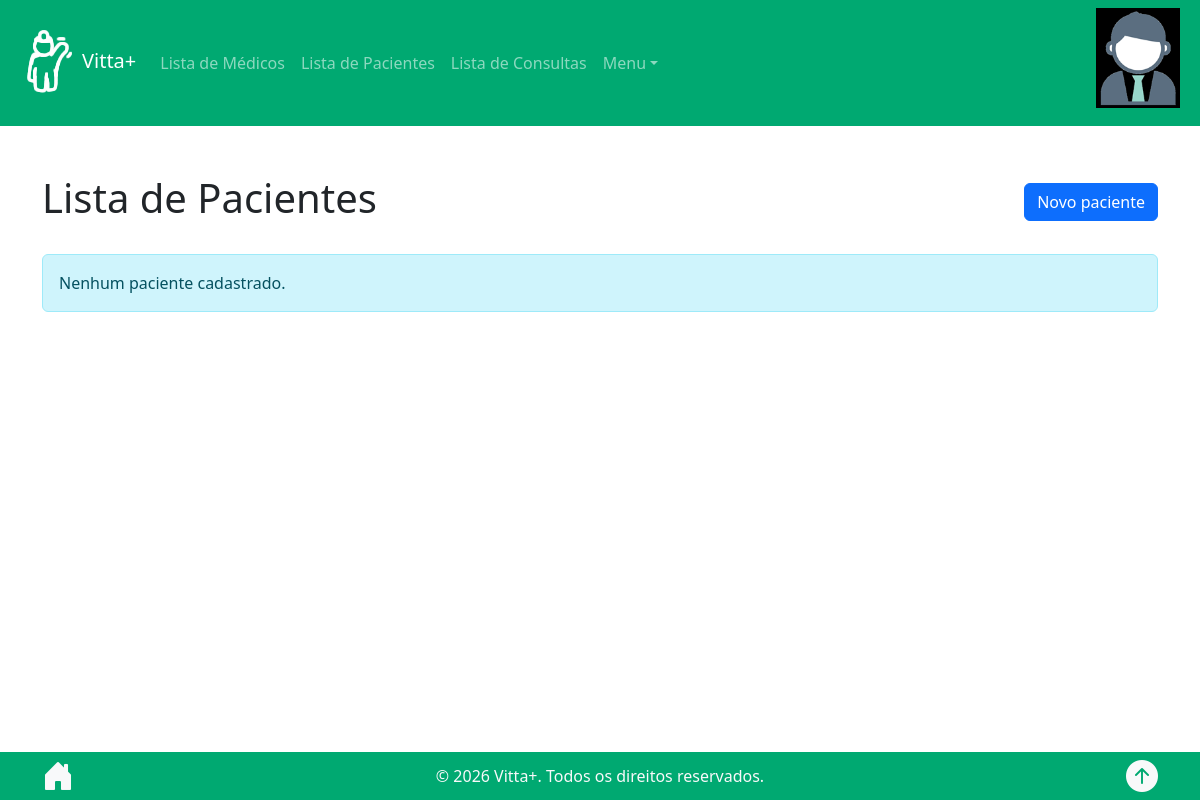
The app's page /patients_list/ (signed in), older data.
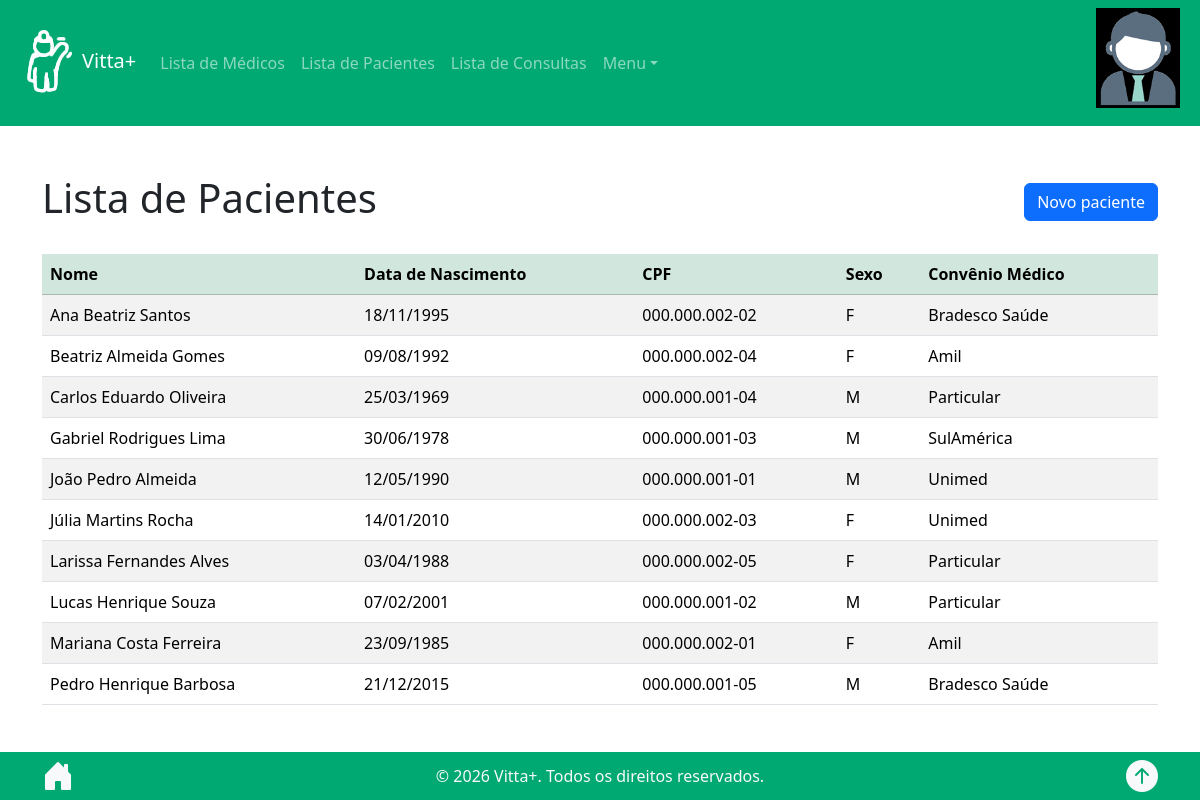
The same page, newer data.
### consulta/models.py (models this page shows, shortened)
class Patient(models.Model):
    name = models.CharField(max_length=100, verbose_name="Nome")
    birth_date = models.DateField(verbose_name="Data de Nascimento")
    CPF = models.CharField(max_length=14, unique=True, verbose_name="CPF")
    gender = models.CharField(max_length=10, choices=[("M", "Masculino"), ("F", "Feminino")], verbose_name="Gênero")
    health_insurance = models.CharField(max_length=100, blank=True)
    class Meta:
        ordering = ["name"]

### consulta/views.py (the view)
# urls.py: path('patients_list/', views.patients_list, name='patients_list'),
@login_required
def patients_list(request):
    patients = Patient.objects.all()
    return render(request, 'patients_list.html', {'patients': patients})

### consulta/templatetags/format_filters.py (called while the page is built)
@register.filter
def format_cpf(value):
    value = str(value).replace(".", "").replace("-", "").strip()
    if len(value) != 11:
        return value
    return f"{value[:3]}.{value[3:6]}.{value[6:9]}-{value[9:]}"

### consulta/templates/patients_list.html
{% extends 'base.html' %}
{% load static %}
{% load format_filters %}
{% block content %}
<div class="container mt-5">
    <div class="d-flex justify-content-between align-items-center mb-4">
        <h1>Lista de Pacientes</h1>
        <a href="{% url 'patients_add' %}" class="btn btn-primary">Novo paciente</a>
    </div>
    {% if patients %}
        <div class="table-responsive">
            <table class="table table-striped table-hover align-middle">
                <thead class="table-success">
                    <tr>
                        <th>Nome</th>
                        <th>Data de Nascimento</th>
                        <th>CPF</th>
                        <th>Sexo</th>
                        <th>Convênio Médico</th>
                    </tr>
                </thead>
                <tbody>
                    {% for patient in patients %}
                        <tr>
                            <td>{{ patient.name }}</td>
                            <td>
                                {{ patient.birth_date|date:"d/m/Y" }}
                            </td>
                            <td>
                                {{ patient.CPF|format_cpf }}
                            </td>
                            <td>
                                {{ patient.gender }}
                            </td>
                            <td>
                                {% if patient.health_insurance %}
                                    {{ patient.health_insurance }}
                                {% else %}
                                    Particular
                                {% endif %}
                            </td>
                        </tr>
                    {% endfor %}
                </tbody>
            </table>
        </div>
    {% else %}
        <div class="alert alert-info">
            Nenhum paciente cadastrado.
        </div>
    {% endif %}
</div>
{% endblock %}

### consulta/templates/base.html (shortened to what this page needs)
{% load static %}
<!DOCTYPE html>
<html lang="pt-BR">
<head>
    <link href="https://cdn.jsdelivr.net/npm/bootstrap@5.3.8/dist/css/bootstrap.min.css" rel="stylesheet" >
    <link rel="stylesheet" href="https://cdn.jsdelivr.net/npm/bootstrap-icons@1.13.1/font/bootstrap-icons.min.css">
    <link rel="stylesheet" href="{% static 'css/style.css' %}">
</head>
<body id="top" class="d-flex flex-column min-vh-100 overflow-x-hidden">
    <nav class="navbar navbar-expand-sm navbar-dark sticky-top">
        <div class="container-fluid">
            <a class="navbar-brand" href="{% url 'home' %}"><img src="{% static 'images/logo-vitta+.png' %}" alt="vitta+">Vitta+</a>
            <div class="collapse navbar-collapse" id="mynavbar">
                <ul class="navbar-nav me-auto">
                    <li class="nav-item">
                        <a class="nav-link" href="{% url 'doctors_list' %}">Lista de Médicos</a>
                    </li>
                    <li class="nav-item">
                        <a class="nav-link" href="{% url 'patients_list' %}">Lista de Pacientes</a>
                    </li>
                    <li class="nav-item">
                        <a class="nav-link" href="{% url 'consults_list' %}">Lista de Consultas</a>
                    </li>
                    <li class="nav-item dropdown">
                        <a class="nav-link dropdown-toggle" href="#" role="button" data-bs-toggle="dropdown">Menu</a>
                    </li>
                </ul>
                <form class="nav-form d-flex">
                    <li class="nav-item" id="Login">
                        <a class="nav-link" href="{% url 'admin:index' %}"><img src="{% static 'images/user-image.png' %}" alt="Login"></a>
                    </li>
                </form>
            </div>
        </div>
    </nav>
    <main class="flex-grow-1">
        {% block content %}
        {% endblock %}
    </main>
    <div class="footer text-light">
        <footer class="container d-flex justify-content-between align-items-center">
            <a href="{% url 'home' %}"><i class="bi bi-house-door-fill fs-2"></i></a>
            <div>&copy; 2026 Vitta+. Todos os direitos reservados.</div>
            <a href="#top"><i class="bi bi-arrow-up-circle-fill fs-2"></i></a>
        </footer>
    </div>
</body>
</html>

### consulta/static/css/style.css (style rules this page uses)
a { color: inherit; text-decoration: none; }
nav { background-color: #00A971; }
.nav-form { margin-left: auto; list-style: none; max-width:200px; max-height:150px; width: auto; height: auto; }
.nav-form .nav-item { list-style: none; }
.nav-form .nav-link img { width: 100px; height: 100px; object-fit: contain; display: block; margin-bottom: 10%; }
.footer { background-color: #00A971; }

Row changes from the older to the newer data that the page shows:
added Patient: name "Ana Beatriz Santos", birth_date "18/11/1995", CPF "000.000.002-02", gender "F", health_insurance "Bradesco Saúde"
added Patient: name "Beatriz Almeida Gomes", birth_date "09/08/1992", CPF "000.000.002-04", gender "F", health_insurance "Amil"
added Patient: name "Carlos Eduardo Oliveira", birth_date "25/03/1969", CPF "000.000.001-04", gender "M", health_insurance "Particular"
added Patient: name "Gabriel Rodrigues Lima", birth_date "30/06/1978", CPF "000.000.001-03", gender "M", health_insurance "SulAmérica"
added Patient: name "João Pedro Almeida", birth_date "12/05/1990", CPF "000.000.001-01", gender "M", health_insurance "Unimed"
added Patient: name "Júlia Martins Rocha", birth_date "14/01/2010", CPF "000.000.002-03", gender "F", health_insurance "Unimed"
added Patient: name "Larissa Fernandes Alves", birth_date "03/04/1988", CPF "000.000.002-05", gender "F", health_insurance "Particular"
added Patient: name "Lucas Henrique Souza", birth_date "07/02/2001", CPF "000.000.001-02", gender "M", health_insurance "Particular"
added Patient: name "Mariana Costa Ferreira", birth_date "23/09/1985", CPF "000.000.002-01", gender "F", health_insurance "Amil"
added Patient: name "Pedro Henrique Barbosa", birth_date "21/12/2015", CPF "000.000.001-05", gender "M", health_insurance "Bradesco Saúde"
Text that changed along with them:
text no longer shown: "Nenhum paciente cadastrado."
text now shown: "Nome Data de Nascimento CPF Sexo Convênio Médico"
